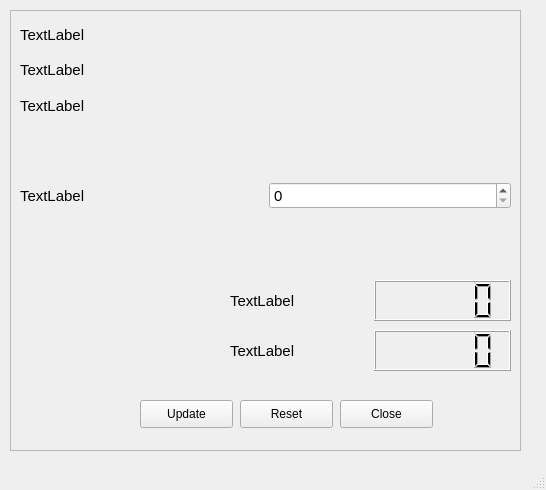
<?xml version="1.0" encoding="UTF-8"?>
<ui version="4.0">
 <class>MainWindow</class>
 <widget class="QMainWindow" name="MainWindow">
  <property name="geometry">
   <rect>
    <x>0</x>
    <y>0</y>
    <width>546</width>
    <height>490</height>
   </rect>
  </property>
  <property name="sizePolicy">
   <sizepolicy hsizetype="Ignored" vsizetype="Preferred">
    <horstretch>0</horstretch>
    <verstretch>0</verstretch>
   </sizepolicy>
  </property>
  <property name="mouseTracking">
   <bool>false</bool>
  </property>
  <property name="windowTitle">
   <string>MainWindow</string>
  </property>
  <widget class="QWidget" name="centralwidget">
   <widget class="QFrame" name="frame">
    <property name="geometry">
     <rect>
      <x>10</x>
      <y>10</y>
      <width>511</width>
      <height>441</height>
     </rect>
    </property>
    <property name="frameShape">
     <enum>QFrame::StyledPanel</enum>
    </property>
    <property name="frameShadow">
     <enum>QFrame::Raised</enum>
    </property>
    <widget class="QWidget" name="verticalLayoutWidget">
     <property name="geometry">
      <rect>
       <x>10</x>
       <y>10</y>
       <width>491</width>
       <height>100</height>
      </rect>
     </property>
     <layout class="QVBoxLayout" name="verticalLayout">
      <item>
       <widget class="QLabel" name="HVPS_label">
        <property name="font">
         <font>
          <pointsize>11</pointsize>
          <weight>50</weight>
          <bold>false</bold>
         </font>
        </property>
        <property name="text">
         <string>TextLabel</string>
        </property>
        <property name="scaledContents">
         <bool>false</bool>
        </property>
       </widget>
      </item>
      <item>
       <widget class="QLabel" name="Serial_label">
        <property name="font">
         <font>
          <pointsize>11</pointsize>
         </font>
        </property>
        <property name="text">
         <string>TextLabel</string>
        </property>
       </widget>
      </item>
      <item>
       <widget class="QLabel" name="USB_connect_label">
        <property name="font">
         <font>
          <pointsize>11</pointsize>
         </font>
        </property>
        <property name="text">
         <string>TextLabel</string>
        </property>
       </widget>
      </item>
     </layout>
    </widget>
    <widget class="QWidget" name="verticalLayoutWidget_2">
     <property name="geometry">
      <rect>
       <x>10</x>
       <y>110</y>
       <width>491</width>
       <height>151</height>
      </rect>
     </property>
     <layout class="QVBoxLayout" name="verticalLayout_2">
      <item>
       <layout class="QHBoxLayout" name="horizontalLayout">
        <item>
         <widget class="QLabel" name="Set_voltage_label">
          <property name="font">
           <font>
            <pointsize>11</pointsize>
           </font>
          </property>
          <property name="text">
           <string>TextLabel</string>
          </property>
         </widget>
        </item>
        <item>
         <widget class="QSpinBox" name="set_voltage_spinBox">
          <property name="enabled">
           <bool>true</bool>
          </property>
          <property name="sizePolicy">
           <sizepolicy hsizetype="Minimum" vsizetype="Fixed">
            <horstretch>0</horstretch>
            <verstretch>0</verstretch>
           </sizepolicy>
          </property>
          <property name="font">
           <font>
            <pointsize>11</pointsize>
           </font>
          </property>
          <property name="tabletTracking">
           <bool>false</bool>
          </property>
         </widget>
        </item>
       </layout>
      </item>
     </layout>
    </widget>
    <widget class="QPushButton" name="reset_pushButton">
     <property name="geometry">
      <rect>
       <x>230</x>
       <y>390</y>
       <width>93</width>
       <height>28</height>
      </rect>
     </property>
     <property name="mouseTracking">
      <bool>false</bool>
     </property>
     <property name="focusPolicy">
      <enum>Qt::ClickFocus</enum>
     </property>
     <property name="contextMenuPolicy">
      <enum>Qt::NoContextMenu</enum>
     </property>
     <property name="text">
      <string>Reset</string>
     </property>
    </widget>
    <widget class="QPushButton" name="close_pushButton">
     <property name="geometry">
      <rect>
       <x>330</x>
       <y>390</y>
       <width>93</width>
       <height>28</height>
      </rect>
     </property>
     <property name="text">
      <string>Close</string>
     </property>
    </widget>
    <widget class="QPushButton" name="update_pushButton">
     <property name="enabled">
      <bool>true</bool>
     </property>
     <property name="geometry">
      <rect>
       <x>130</x>
       <y>390</y>
       <width>93</width>
       <height>28</height>
      </rect>
     </property>
     <property name="text">
      <string>Update</string>
     </property>
     <property name="checkable">
      <bool>false</bool>
     </property>
    </widget>
    <widget class="QWidget" name="horizontalLayoutWidget">
     <property name="geometry">
      <rect>
       <x>220</x>
       <y>270</y>
       <width>281</width>
       <height>41</height>
      </rect>
     </property>
     <layout class="QHBoxLayout" name="horizontalLayout_2">
      <item>
       <widget class="QLabel" name="monitor_current_label">
        <property name="font">
         <font>
          <pointsize>11</pointsize>
         </font>
        </property>
        <property name="text">
         <string>TextLabel</string>
        </property>
       </widget>
      </item>
      <item>
       <widget class="QLCDNumber" name="current_lcdNumber"/>
      </item>
     </layout>
    </widget>
    <widget class="QWidget" name="horizontalLayoutWidget_2">
     <property name="geometry">
      <rect>
       <x>220</x>
       <y>320</y>
       <width>281</width>
       <height>41</height>
      </rect>
     </property>
     <layout class="QHBoxLayout" name="horizontalLayout_3">
      <item>
       <widget class="QLabel" name="monitor_voltage_label">
        <property name="font">
         <font>
          <pointsize>11</pointsize>
         </font>
        </property>
        <property name="text">
         <string>TextLabel</string>
        </property>
       </widget>
      </item>
      <item>
       <widget class="QLCDNumber" name="voltage_lcdNumber">
        <property name="focusPolicy">
         <enum>Qt::ClickFocus</enum>
        </property>
       </widget>
      </item>
     </layout>
    </widget>
   </widget>
  </widget>
  <widget class="QMenuBar" name="menubar">
   <property name="geometry">
    <rect>
     <x>0</x>
     <y>0</y>
     <width>546</width>
     <height>26</height>
    </rect>
   </property>
  </widget>
  <widget class="QStatusBar" name="statusbar"/>
 </widget>
 <resources/>
 <connections/>
</ui>
